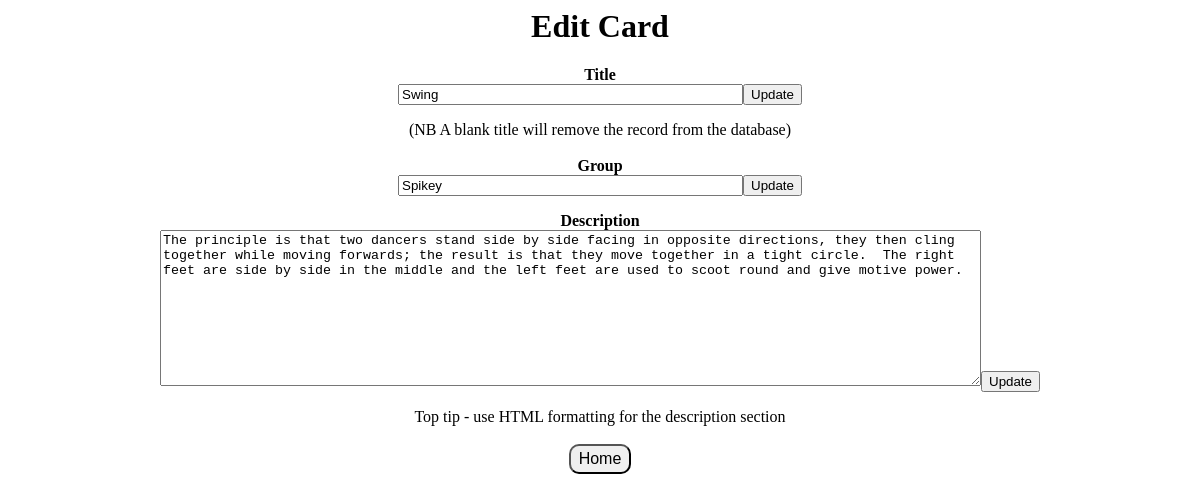
The app's page /edit_card.php?cardId=1 with its own data.
### tables this page shows
CREATE TABLE cards (
card_id integer PRIMARY KEY,
title TEXT NOT NULL,
description TEXT
, grouping TEXT);

### database.php (called while the page is built, shortened)
<?php
function GetTitle($cardId, $db)
{
    $sth = $db->prepare("SELECT title FROM cards where card_id=\"".$cardId."\"");
    $sth->execute();
    $row = $sth->fetch();
    if ($row != null) {
        return $row['title'];
    }
    return "Card not found";
}
function GetGroup($cardId, $db)
{
    $sth = $db->prepare("SELECT grouping FROM cards where card_id=\"".$cardId."\"");
    $sth->execute();
    $row = $sth->fetch();
    if ($row != null) {
        return $row['grouping'];
    }
    return "Card not found";
}
function GetDesc($cardId, $db)
{
    $sth = $db->prepare("SELECT description FROM cards where card_id=\"".$cardId."\"");
    $sth->execute();
    $row = $sth->fetch();
    if ($row != null) {
        return $row['description'];
    }
    return "Card not found";
}
?>

### edit_card.php (the view)
<?php
include "database.php";
include "header.php";
$cardId = $_GET['cardId'];
echo "</head><body>";
$db = DatabaseInit();
echo "<center>";
echo "<h1>Edit Card</h1>";
EditCard($db, $cardId);
echo "<button class=\"button\" type=\"button\" onclick=\"window.location.href='/flashcards/index.php'\">Home</button>";
echo "</body></html>";
function EditCard($db, $cardId)
{
    if ($cardId != -1) {
        $title = GetTitle($cardId, $db);
        $desc = GetDesc($cardId, $db);
        $group = GetGroup($cardId, $db);
    } else {
        $title = "New card title...";
        $desc = "Description...";
        $group = "Group name....";
    }
    echo "<b>Title</b><form action=\"/flashcards/save_title.php/?cardId=", $cardId, "\" method=\"post\">";
    echo "<input type=\"text\" size=\"40\" name=\"title\" value=\"", $title, "\">";
    echo "<input type=\"submit\" value=\"Update\"></form>";
    echo "(NB A blank title will remove the record from the database)<br><br>";
    echo "<b>Group</b><form action=\"/flashcards/save_group.php/?cardId=", $cardId, "\" method=\"post\">";
    echo "<input type=\"text\" size=\"40\" name=\"group\" value=\"", $group, "\">";
    echo "<input type=\"submit\" value=\"Update\"></form>";
    echo "<b>Description</b><form action=\"/flashcards/save_desc.php/?cardId=", $cardId, "\" method=\"post\">";
    echo "<textarea id=\"desc\" rows=\"10\" cols=\"100\" wrap=\"hard\" name=\"desc\">", $desc, "</textarea>";
    echo "<input type=\"submit\" value=\"Update\">";
    echo "</form>";
    echo "Top tip - use HTML formatting for the description section<br><br>";
}
?>

### cards.css (style rules this page uses)
.button { border-radius:10px; font-size: 16px; padding: 4px 8px; }

### records on screen
cards: title "Swing", group "Spikey", desc "The principle is that two dancers stand side by side facing in opposite directions, they then cling together while moving forwards; the result is that they move together in a tight circle. The right feet are side by side in the middle and the left feet are used to scoot round and give motive power."
